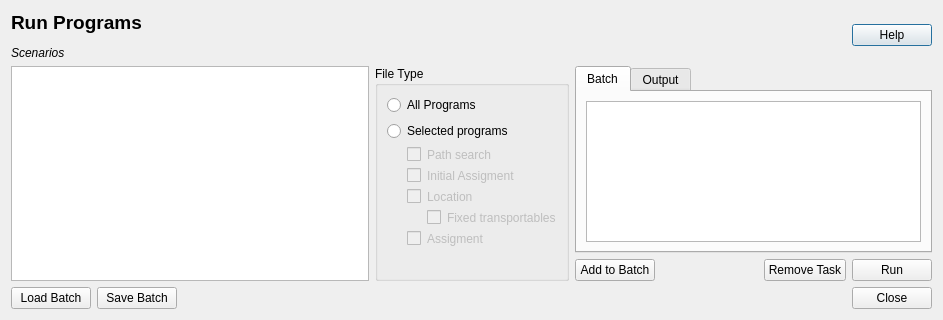
<?xml version="1.0" encoding="UTF-8"?>
<ui version="4.0">
 <class>Dialog</class>
 <widget class="QDialog" name="Dialog">
  <property name="geometry">
   <rect>
    <x>0</x>
    <y>0</y>
    <width>943</width>
    <height>320</height>
   </rect>
  </property>
  <property name="windowTitle">
   <string>Run | Programs </string>
  </property>
  <layout class="QVBoxLayout" name="verticalLayout_8">
   <item>
    <layout class="QVBoxLayout" name="verticalLayout_7">
     <item>
      <layout class="QHBoxLayout" name="horizontalLayout">
       <item>
        <widget class="QLabel" name="label_title">
         <property name="text">
          <string>&lt;html&gt;&lt;head/&gt;&lt;body&gt;&lt;p&gt;&lt;span style=&quot; font-size:14pt; font-weight:600;&quot;&gt;Run Programs&lt;/span&gt;&lt;/p&gt;&lt;p&gt;&lt;span style=&quot; font-style:italic;&quot;&gt;Scenarios&lt;/span&gt;&lt;/p&gt;&lt;/body&gt;&lt;/html&gt;</string>
         </property>
        </widget>
       </item>
       <item>
        <spacer name="horizontalSpacer">
         <property name="orientation">
          <enum>Qt::Horizontal</enum>
         </property>
         <property name="sizeHint" stdset="0">
          <size>
           <width>40</width>
           <height>20</height>
          </size>
         </property>
        </spacer>
       </item>
       <item>
        <widget class="QPushButton" name="btn_help">
         <property name="text">
          <string notr="true">Help</string>
         </property>
        </widget>
       </item>
      </layout>
     </item>
     <item>
      <layout class="QHBoxLayout" name="horizontalLayout_3">
       <item>
        <widget class="QTreeView" name="scenarios_tree"/>
       </item>
       <item>
        <layout class="QVBoxLayout" name="verticalLayout_2">
         <item>
          <widget class="QGroupBox" name="groupBox">
           <property name="title">
            <string>File Type</string>
           </property>
           <layout class="QVBoxLayout" name="verticalLayout_6">
            <item>
             <layout class="QVBoxLayout" name="verticalLayout">
              <item>
               <widget class="QRadioButton" name="rd_allprograms">
                <property name="text">
                 <string>All Programs</string>
                </property>
               </widget>
              </item>
              <item>
               <widget class="QRadioButton" name="rd_selected_programs">
                <property name="text">
                 <string>Selected programs</string>
                </property>
               </widget>
              </item>
              <item>
               <widget class="QCheckBox" name="chck_path_search">
                <property name="enabled">
                 <bool>false</bool>
                </property>
                <property name="styleSheet">
                 <string notr="true">margin-left: 20</string>
                </property>
                <property name="text">
                 <string>Path search</string>
                </property>
               </widget>
              </item>
              <item>
               <widget class="QCheckBox" name="chck_initial_assigment">
                <property name="enabled">
                 <bool>false</bool>
                </property>
                <property name="styleSheet">
                 <string notr="true">margin-left: 20</string>
                </property>
                <property name="text">
                 <string>Initial Assigment</string>
                </property>
               </widget>
              </item>
              <item>
               <widget class="QCheckBox" name="chck_location">
                <property name="enabled">
                 <bool>false</bool>
                </property>
                <property name="styleSheet">
                 <string notr="true">margin-left: 20</string>
                </property>
                <property name="text">
                 <string>Location</string>
                </property>
               </widget>
              </item>
              <item>
               <widget class="QCheckBox" name="chck_fixed_transportable">
                <property name="enabled">
                 <bool>false</bool>
                </property>
                <property name="styleSheet">
                 <string notr="true">margin-left: 40</string>
                </property>
                <property name="text">
                 <string>Fixed transportables</string>
                </property>
               </widget>
              </item>
              <item>
               <widget class="QCheckBox" name="chck_assigment">
                <property name="enabled">
                 <bool>false</bool>
                </property>
                <property name="styleSheet">
                 <string notr="true">margin-left: 20</string>
                </property>
                <property name="text">
                 <string>Assigment</string>
                </property>
               </widget>
              </item>
              <item>
               <spacer name="verticalSpacer">
                <property name="orientation">
                 <enum>Qt::Vertical</enum>
                </property>
                <property name="sizeHint" stdset="0">
                 <size>
                  <width>20</width>
                  <height>40</height>
                 </size>
                </property>
               </spacer>
              </item>
             </layout>
            </item>
           </layout>
          </widget>
         </item>
        </layout>
       </item>
       <item>
        <layout class="QVBoxLayout" name="verticalLayout_5">
         <item>
          <widget class="QTabWidget" name="tab_run">
           <property name="currentIndex">
            <number>0</number>
           </property>
           <widget class="QWidget" name="tab_3">
            <attribute name="title">
             <string>Batch</string>
            </attribute>
            <layout class="QVBoxLayout" name="verticalLayout_3">
             <item>
              <widget class="QTreeView" name="tree_batch"/>
             </item>
            </layout>
           </widget>
           <widget class="QWidget" name="tab_4">
            <attribute name="title">
             <string>Output</string>
            </attribute>
            <layout class="QVBoxLayout" name="verticalLayout_4">
             <item>
              <widget class="QTextEdit" name="te_ouput"/>
             </item>
            </layout>
           </widget>
          </widget>
         </item>
         <item>
          <layout class="QHBoxLayout" name="horizontalLayout_2">
           <item>
            <widget class="QPushButton" name="btn_add_to_batch">
             <property name="text">
              <string>Add to Batch</string>
             </property>
            </widget>
           </item>
           <item>
            <spacer name="horizontalSpacer_3">
             <property name="orientation">
              <enum>Qt::Horizontal</enum>
             </property>
             <property name="sizeHint" stdset="0">
              <size>
               <width>40</width>
               <height>20</height>
              </size>
             </property>
            </spacer>
           </item>
           <item>
            <widget class="QPushButton" name="btn_remove">
             <property name="text">
              <string>Remove Task</string>
             </property>
            </widget>
           </item>
           <item>
            <widget class="QPushButton" name="btn_run">
             <property name="text">
              <string>Run</string>
             </property>
            </widget>
           </item>
          </layout>
         </item>
        </layout>
       </item>
      </layout>
     </item>
     <item>
      <layout class="QHBoxLayout" name="horizontalLayout_5">
       <item>
        <widget class="QPushButton" name="btn_load_batch">
         <property name="text">
          <string>Load Batch</string>
         </property>
        </widget>
       </item>
       <item>
        <widget class="QPushButton" name="btn_save_batch">
         <property name="text">
          <string>Save Batch</string>
         </property>
        </widget>
       </item>
       <item>
        <spacer name="horizontalSpacer_2">
         <property name="orientation">
          <enum>Qt::Horizontal</enum>
         </property>
         <property name="sizeHint" stdset="0">
          <size>
           <width>40</width>
           <height>20</height>
          </size>
         </property>
        </spacer>
       </item>
       <item>
        <widget class="QPushButton" name="btn_close">
         <property name="text">
          <string>Close</string>
         </property>
        </widget>
       </item>
      </layout>
     </item>
     <item>
      <layout class="QVBoxLayout" name="layout_status_bar"/>
     </item>
    </layout>
   </item>
  </layout>
 </widget>
 <tabstops>
  <tabstop>btn_help</tabstop>
  <tabstop>scenarios_tree</tabstop>
 </tabstops>
 <resources/>
 <connections/>
</ui>
